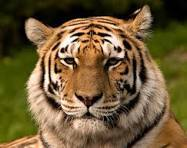
#> input picture assets/tiger.jpg, 187 x 148 px
$ jupyter execute exp19.ipynb   (older library calls are emulated)
#> lines starting #> are read from the running program, lines starting #| are printed output that depends on the picture
[cell 1]
import cv2
from google.colab.patches import cv2_imshow

gray = cv2.imread('assets/tiger.jpg',0)
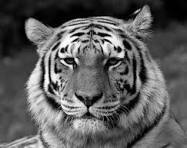
#> gray: shape (148, 187); min 0, max 255, mean 92.7

laplacian_3 = cv2.Laplacian(gray,cv2.CV_64F, ksize=3)
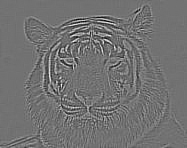
#> laplacian_3: shape (148, 187) float64; min -912, max 1122, mean -0.1; drawn with min black and max white
laplacian_5 = cv2.Laplacian(gray,cv2.CV_64F, ksize=5)
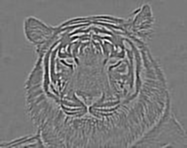
#> laplacian_5: shape (148, 187) float64; min -6854, max 7496, mean -0.9; drawn with min black and max white
laplacian_7 = cv2.Laplacian(gray,cv2.CV_64F, ksize=7)
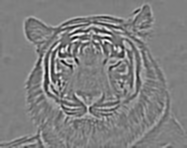
#> laplacian_7: shape (148, 187) float64; min -75006, max 74412, mean -12.1; drawn with min black and max white

laplacian_3 = cv2.convertScaleAbs(laplacian_3)
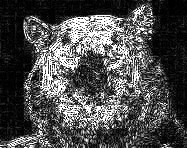
#> laplacian_3: shape (148, 187); min 0, max 255, mean 76.4
laplacian_5 = cv2.convertScaleAbs(laplacian_5)
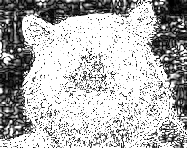
#> laplacian_5: shape (148, 187); min 0, max 255, mean 179.7
laplacian_7 = cv2.convertScaleAbs(laplacian_7)
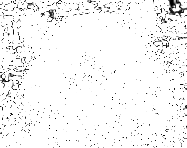
#> laplacian_7: shape (148, 187); min 0, max 255, mean 245.2

print("Original image")
cv2_imshow(gray)

print("Blurred image 3x3")
cv2_imshow(laplacian_3)

print("Blurred image 5x5")
cv2_imshow(laplacian_5)

print("Blurred image 7x7")
cv2_imshow(laplacian_7)

$ run again, with assets/cat.jpeg copied over assets/tiger.jpg
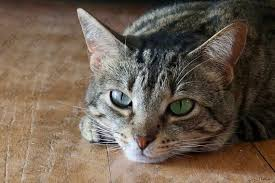
#> input picture assets/cat.jpeg, 275 x 183 px
#> `laplacian_3 = cv2.convertScaleAbs(laplacian_3)`:
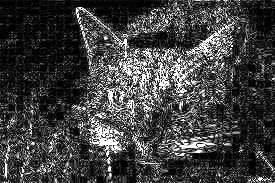
#> laplacian_3: shape (183, 275); min 0, max 255, mean 63.9
#> `laplacian_7 = cv2.convertScaleAbs(laplacian_7)`:
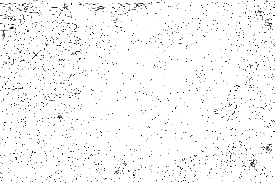
#> laplacian_7: shape (183, 275); min 0, max 255, mean 247.2
